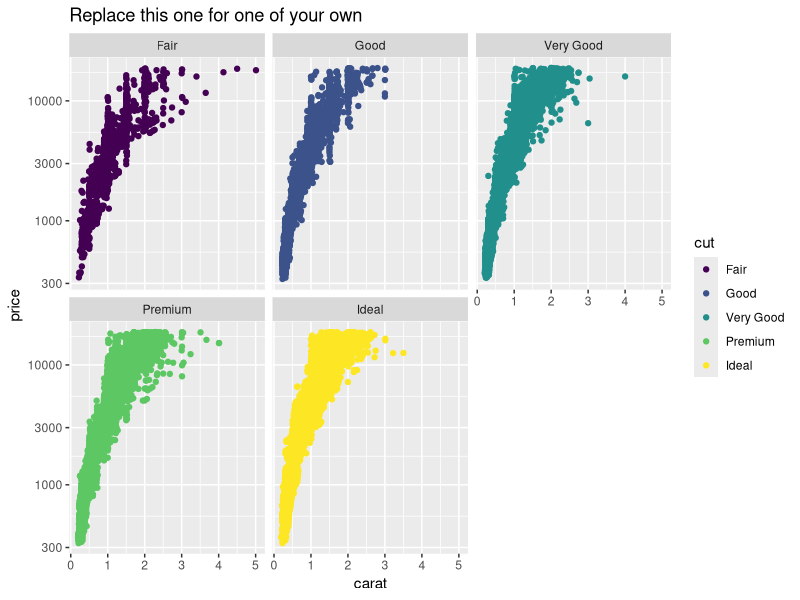

The R source for this figure:
## ---- chunk 1
knitr::opts_chunk$set(echo = TRUE)
## ---- chunk 2
#
# Include code for one plot here
#
library(ggplot2)
library(dplyr)
small <- sample_n(diamonds, 1000) 
ggplot(data=diamonds, aes(x=carat,y=price,colour=cut)) +
  geom_point() +
  scale_y_log10() + 
  facet_wrap(~cut) +
  ggtitle("Replace this one for one of your own")
